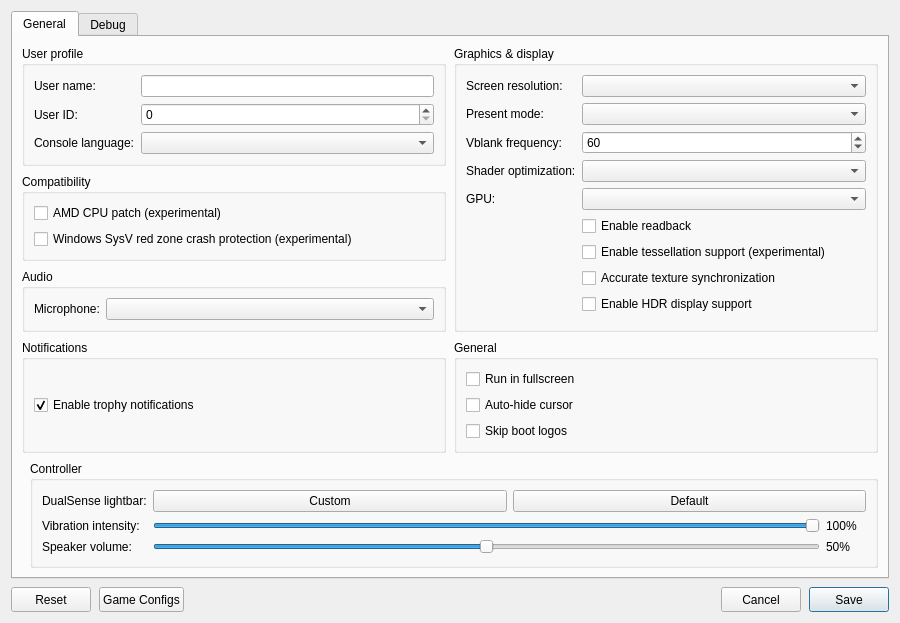
<?xml version="1.0" encoding="UTF-8"?>
<ui version="4.0">
 <class>ConfigurationEditDialog</class>
 <widget class="QDialog" name="ConfigurationEditDialog">
  <property name="geometry">
   <rect>
    <x>0</x>
    <y>0</y>
    <width>900</width>
    <height>620</height>
   </rect>
  </property>
  <property name="windowTitle">
   <string>Settings</string>
  </property>
  <property name="locale">
   <locale language="English" country="UnitedStates"/>
  </property>
  <layout class="QVBoxLayout" name="dialogLayout">
   <property name="spacing"><number>8</number></property>
   <item>
    <widget class="QTabWidget" name="settings_tabs">
     <property name="currentIndex"><number>0</number></property>
     <widget class="QWidget" name="settings_tab">
      <attribute name="title"><string>General</string></attribute>
      <layout class="QGridLayout" name="gridLayout">
       <property name="horizontalSpacing">
        <number>8</number>
       </property>
       <property name="verticalSpacing">
        <number>8</number>
       </property>
       <item row="0" column="0" colspan="2">
        <layout class="QGridLayout" name="sectionsLayout" columnstretch="1,1">
         <property name="horizontalSpacing">
          <number>8</number>
         </property>
         <property name="verticalSpacing">
          <number>8</number>
         </property>
         <item row="0" column="0">
          <widget class="QGroupBox" name="user_profile_group">
           <property name="title">
            <string>User profile</string>
           </property>
           <layout class="QFormLayout" name="userProfileLayout">
            <property name="fieldGrowthPolicy">
             <enum>QFormLayout::AllNonFixedFieldsGrow</enum>
            </property>
            <item row="0" column="0">
             <widget class="QLabel" name="label_user_name">
              <property name="text"><string>User name:</string></property>
             </widget>
            </item>
            <item row="0" column="1">
             <widget class="MandatoryLineEdit" name="lineEdit_user_name">
              <property name="toolTip"><string>Local user name exposed to games</string></property>
              <property name="clearButtonEnabled"><bool>true</bool></property>
             </widget>
            </item>
            <item row="1" column="0">
             <widget class="QLabel" name="label_user_id">
              <property name="text"><string>User ID:</string></property>
             </widget>
            </item>
            <item row="1" column="1">
             <widget class="QSpinBox" name="spinBox_user_id">
              <property name="toolTip"><string>Local user ID exposed to games</string></property>
              <property name="maximum"><number>2147483647</number></property>
             </widget>
            </item>
            <item row="2" column="0">
             <widget class="QLabel" name="label_console_language">
              <property name="text"><string>Console language:</string></property>
             </widget>
            </item>
            <item row="2" column="1">
             <widget class="QComboBox" name="comboBox_console_language">
              <property name="toolTip"><string>Language</string></property>
             </widget>
            </item>
           </layout>
          </widget>
         </item>
         <item row="2" column="0">
          <widget class="QGroupBox" name="audio_group">
           <property name="title"><string>Audio</string></property>
           <layout class="QFormLayout" name="audioLayout">
            <property name="fieldGrowthPolicy">
             <enum>QFormLayout::AllNonFixedFieldsGrow</enum>
            </property>
            <item row="0" column="0">
             <widget class="QLabel" name="label_audio_input_device">
              <property name="text"><string>Microphone:</string></property>
             </widget>
            </item>
            <item row="0" column="1">
             <widget class="QComboBox" name="comboBox_audio_input_device"/>
            </item>
           </layout>
          </widget>
         </item>
         <item row="0" column="1" rowspan="3">
          <widget class="QGroupBox" name="graphics_group">
           <property name="title">
            <string>Graphics &amp;&amp; display</string>
           </property>
           <layout class="QFormLayout" name="graphicsLayout">
            <property name="fieldGrowthPolicy">
             <enum>QFormLayout::AllNonFixedFieldsGrow</enum>
            </property>
            <item row="0" column="0">
             <widget class="QLabel" name="label_screen_resolution">
              <property name="text"><string>Screen resolution:</string></property>
             </widget>
            </item>
            <item row="0" column="1">
             <widget class="QComboBox" name="comboBox_screen_resolution">
              <property name="toolTip"><string>Window resolution</string></property>
             </widget>
            </item>
            <item row="1" column="0">
             <widget class="QLabel" name="label_present_mode">
              <property name="text"><string>Present mode:</string></property>
             </widget>
            </item>
            <item row="1" column="1">
             <widget class="QComboBox" name="comboBox_present_mode">
              <property name="toolTip"><string>Vulkan swapchain presentation mode</string></property>
             </widget>
            </item>
            <item row="2" column="0">
             <widget class="QLabel" name="label_vblank_frequency">
              <property name="text"><string>Vblank frequency:</string></property>
             </widget>
            </item>
            <item row="2" column="1">
             <widget class="QSpinBox" name="spinBox_vblank_frequency">
              <property name="toolTip"><string>Virtual display refresh rate used for frame pacing</string></property>
              <property name="minimum"><number>30</number></property>
              <property name="maximum"><number>360</number></property>
              <property name="value"><number>60</number></property>
             </widget>
            </item>
            <item row="3" column="0">
             <widget class="QLabel" name="label_shader_optimization">
              <property name="text"><string>Shader optimization:</string></property>
             </widget>
            </item>
            <item row="3" column="1">
             <widget class="QComboBox" name="comboBox_shader_optimization_type">
              <property name="toolTip"><string>Optimize shaders for code size or performance</string></property>
             </widget>
            </item>
            <item row="4" column="0">
             <widget class="QLabel" name="label_gpu">
              <property name="text"><string>GPU:</string></property>
             </widget>
            </item>
            <item row="4" column="1">
             <widget class="QComboBox" name="comboBox_gpu">
              <property name="toolTip"><string>Graphics device used by the emulator</string></property>
             </widget>
            </item>
            <item row="5" column="1">
             <widget class="QCheckBox" name="checkBox_readback">
              <property name="toolTip"><string>Read back writable linear images</string></property>
              <property name="text"><string>Enable readback</string></property>
             </widget>
            </item>
            <item row="6" column="1">
             <widget class="QCheckBox" name="checkBox_tessellation">
              <property name="toolTip"><string>Draw tessellated geometry. Disabled by default; unsupported tessellation may cause crashes.</string></property>
              <property name="text"><string>Enable tessellation support (experimental)</string></property>
             </widget>
            </item>
            <item row="7" column="1">
             <widget class="QCheckBox" name="checkBox_sync_raw_image_buffers">
              <property name="toolTip"><string>Can fix missing textures and incorrect transparency in some games. May reduce performance.</string></property>
              <property name="text"><string>Accurate texture synchronization</string></property>
             </widget>
            </item>
            <item row="8" column="1">
             <widget class="QCheckBox" name="checkBox_hdr">
              <property name="toolTip"><string>Enable HDR10 output for supported games. Requires HDR enabled on the host display.</string></property>
              <property name="text"><string>Enable HDR display support</string></property>
             </widget>
            </item>
           </layout>
          </widget>
         </item>
         <item row="3" column="0">
          <widget class="QGroupBox" name="notifications_group">
           <property name="title"><string>Notifications</string></property>
           <layout class="QVBoxLayout" name="notificationsLayout">
            <item>
             <widget class="QCheckBox" name="checkBox_trophy_notifications">
              <property name="toolTip"><string>Show trophy unlock notifications and play their sound.
    To use your own sound, replace the emulator's assets/sounds/trophy-unlock.wav with a WAV file and restart the game.</string></property>
              <property name="text"><string>Enable trophy notifications</string></property>
              <property name="checked"><bool>true</bool></property>
             </widget>
            </item>
           </layout>
          </widget>
         </item>
         <item row="3" column="1">
          <widget class="QGroupBox" name="general_group">
           <property name="title"><string>General</string></property>
           <layout class="QVBoxLayout" name="generalLayout">
            <item>
             <widget class="QCheckBox" name="checkBox_fullscreen">
              <property name="toolTip"><string>Run in borderless desktop fullscreen</string></property>
              <property name="text"><string>Run in fullscreen</string></property>
             </widget>
            </item>
            <item>
             <widget class="QCheckBox" name="checkBox_hide_cursor">
              <property name="toolTip"><string>Hide the host cursor after 2 seconds without mouse activity</string></property>
              <property name="text"><string>Auto-hide cursor</string></property>
             </widget>
            </item>
            <item>
             <widget class="QCheckBox" name="checkBox_skip_notice_screen">
              <property name="toolTip"><string>Skip startup logos and notices in supported games.</string></property>
              <property name="text"><string>Skip boot logos</string></property>
             </widget>
            </item>
           </layout>
          </widget>
         </item>
         <item row="1" column="0">
          <widget class="QGroupBox" name="compatibility_group">
           <property name="title">
            <string>Compatibility</string>
           </property>
           <layout class="QVBoxLayout" name="compatibilityLayout">
            <item>
             <widget class="QCheckBox" name="checkBox_amd_cpu">
              <property name="toolTip"><string>Patch CPU instructions that differ between AMD and the host CPU.</string></property>
              <property name="text"><string>AMD CPU patch (experimental)</string></property>
             </widget>
            </item>
            <item>
             <widget class="QCheckBox" name="checkBox_red_zone_protection">
              <property name="toolTip"><string>Helps prevent crashes in some games on Windows</string></property>
              <property name="text"><string>Windows SysV red zone crash protection (experimental)</string></property>
             </widget>
            </item>
           </layout>
          </widget>
         </item>
        </layout>
       </item>
       <item row="1" column="1">
        <widget class="QGroupBox" name="controller_group">
         <property name="title"><string>Controller</string></property>
         <layout class="QFormLayout" name="controllerLayout">
          <property name="fieldGrowthPolicy"><enum>QFormLayout::AllNonFixedFieldsGrow</enum></property>
          <item row="0" column="0">
           <widget class="QLabel" name="label_controller_color">
            <property name="text"><string>DualSense lightbar:</string></property>
           </widget>
          </item>
          <item row="0" column="1">
           <layout class="QHBoxLayout" name="controllerColorLayout">
            <item>
             <widget class="QPushButton" name="button_controller_color">
              <property name="toolTip"><string>Choose and preview a fixed LED color. Bluetooth DualSense may take several seconds to update.</string></property>
              <property name="text"><string>Custom</string></property>
             </widget>
            </item>
            <item>
             <widget class="QPushButton" name="button_controller_color_reset">
              <property name="toolTip"><string>Let the game control the lightbar</string></property>
              <property name="text"><string>Default</string></property>
             </widget>
            </item>
           </layout>
          </item>
          <item row="1" column="0">
           <widget class="QLabel" name="label_controller_vibration">
            <property name="text"><string>Vibration intensity:</string></property>
           </widget>
          </item>
          <item row="1" column="1">
           <layout class="QHBoxLayout" name="controllerVibrationLayout">
            <item>
             <widget class="QSlider" name="slider_controller_vibration">
              <property name="toolTip"><string>Scale DualSense vibration over USB and Bluetooth</string></property>
              <property name="maximum"><number>100</number></property>
              <property name="value"><number>100</number></property>
              <property name="orientation"><enum>Qt::Horizontal</enum></property>
             </widget>
            </item>
            <item>
             <widget class="QLabel" name="label_controller_vibration_value">
              <property name="minimumSize"><size><width>40</width><height>0</height></size></property>
              <property name="text"><string>100%</string></property>
             </widget>
            </item>
           </layout>
          </item>
          <item row="2" column="0">
           <widget class="QLabel" name="label_controller_volume">
            <property name="text"><string>Speaker volume:</string></property>
           </widget>
          </item>
          <item row="2" column="1">
           <layout class="QHBoxLayout" name="controllerVolumeLayout">
            <item>
             <widget class="QSlider" name="slider_controller_volume">
              <property name="toolTip"><string>Scale the DualSense speaker over USB and Bluetooth. 50% is the previous default; 100% adds 6 dB of gain.</string></property>
              <property name="maximum"><number>100</number></property>
              <property name="value"><number>50</number></property>
              <property name="orientation"><enum>Qt::Horizontal</enum></property>
             </widget>
            </item>
            <item>
             <widget class="QLabel" name="label_controller_volume_value">
              <property name="minimumSize"><size><width>40</width><height>0</height></size></property>
              <property name="text"><string>50%</string></property>
             </widget>
            </item>
           </layout>
          </item>
         </layout>
        </widget>
       </item>
      </layout>
     </widget>
     <widget class="QWidget" name="debug_tab">
      <attribute name="title"><string>Debug</string></attribute>
      <layout class="QVBoxLayout" name="debugTabLayout">
       <item>
        <widget class="QGroupBox" name="debug_group">
         <property name="title">
          <string>Debugging &amp;&amp; logs</string>
         </property>
         <layout class="QGridLayout" name="debugLayout" columnstretch="0,1,0,1">
          <property name="horizontalSpacing"><number>8</number></property>
          <property name="verticalSpacing"><number>6</number></property>
          <item row="0" column="0" colspan="2">
           <widget class="QCheckBox" name="checkBox_vulkan_validation">
            <property name="toolTip"><string>Enable Vulkan validation layers</string></property>
            <property name="text"><string>Vulkan validation</string></property>
            <property name="checked"><bool>true</bool></property>
           </widget>
          </item>
          <item row="0" column="2" colspan="2">
           <widget class="QCheckBox" name="checkBox_shader_validation">
            <property name="toolTip"><string>Validate SPIR-V binary</string></property>
            <property name="text"><string>Shader validation</string></property>
            <property name="checked"><bool>true</bool></property>
           </widget>
          </item>
          <item row="1" column="0" colspan="2">
           <widget class="QCheckBox" name="checkBox_renderdoc_capture">
            <property name="toolTip"><string>Enable RenderDoc capture</string></property>
            <property name="text"><string>RenderDoc capture</string></property>
           </widget>
          </item>
          <item row="1" column="2" colspan="2">
           <widget class="QCheckBox" name="checkBox_cmd_dump">
            <property name="toolTip"><string>Dump command buffers</string></property>
            <property name="text"><string>Command buffer dump</string></property>
           </widget>
          </item>
          <item row="2" column="0">
           <widget class="QLabel" name="label_shader_log_direction">
            <property name="text"><string>Shader logging:</string></property>
           </widget>
          </item>
          <item row="2" column="1">
           <widget class="QComboBox" name="comboBox_shader_log_direction">
            <property name="toolTip"><string>Dump shaders to file or console window. If enabled may decrease emulator performance</string></property>
           </widget>
          </item>
          <item row="2" column="2">
           <widget class="QLabel" name="label_shader_log_folder">
            <property name="text"><string>Shader log folder:</string></property>
           </widget>
          </item>
          <item row="2" column="3">
           <widget class="MandatoryLineEdit" name="lineEdit_shader_log_folder">
            <property name="toolTip"><string>Specify directory to dump shaders</string></property>
            <property name="clearButtonEnabled"><bool>true</bool></property>
           </widget>
          </item>
          <item row="3" column="0">
           <widget class="QLabel" name="label_printf_direction">
            <property name="text"><string>Printf output:</string></property>
           </widget>
          </item>
          <item row="3" column="1">
           <widget class="QComboBox" name="comboBox_printf_direction">
            <property name="toolTip"><string>Print logs to file or console window. If enabled may decrease emulator performance</string></property>
           </widget>
          </item>
          <item row="3" column="2">
           <widget class="QLabel" name="label_printf_file">
            <property name="text"><string>Printf output file:</string></property>
           </widget>
          </item>
          <item row="3" column="3">
           <widget class="MandatoryLineEdit" name="lineEdit_printf_file">
            <property name="toolTip"><string>Specify file to dump logs</string></property>
            <property name="clearButtonEnabled"><bool>true</bool></property>
           </widget>
          </item>
          <item row="4" column="0">
           <widget class="QCheckBox" name="checkBox_profiler">
            <property name="toolTip"><string>Enable the Tracy profiler. Profiling may decrease emulator performance</string></property>
            <property name="text"><string>Tracy profiler</string></property>
           </widget>
          </item>
          <item row="4" column="2">
           <widget class="QLabel" name="label_cmd_dump_folder">
            <property name="text"><string>Command buffer folder:</string></property>
           </widget>
          </item>
          <item row="4" column="3">
           <widget class="MandatoryLineEdit" name="lineEdit_cmd_dump_folder">
            <property name="toolTip"><string>Specify directory to dump command buffers</string></property>
            <property name="clearButtonEnabled"><bool>true</bool></property>
           </widget>
          </item>
         </layout>
        </widget>
       </item>
       <item>
        <spacer name="debugSpacer">
         <property name="orientation"><enum>Qt::Vertical</enum></property>
         <property name="sizeHint" stdset="0"><size><width>20</width><height>40</height></size></property>
        </spacer>
       </item>
      </layout>
     </widget>
    </widget>
   </item>
   <item>
    <layout class="QHBoxLayout" name="buttonLayout">
     <item>
     <widget class="QPushButton" name="clear_button">
       <property name="minimumSize"><size><width>80</width><height>25</height></size></property>
       <property name="text"><string>Reset</string></property>
       <property name="toolTip"><string>Restore default settings</string></property>
      </widget>
     </item>
     <item>
      <widget class="QPushButton" name="settings_button">
       <property name="minimumSize"><size><width>80</width><height>25</height></size></property>
       <property name="text"><string>Game Configs</string></property>
       <property name="toolTip"><string>Import or export game configs</string></property>
      </widget>
     </item>
     <item>
      <spacer name="buttonSpacer">
       <property name="orientation"><enum>Qt::Horizontal</enum></property>
       <property name="sizeHint" stdset="0"><size><width>40</width><height>20</height></size></property>
      </spacer>
     </item>
     <item>
      <widget class="QPushButton" name="cancel_button">
       <property name="minimumSize"><size><width>80</width><height>25</height></size></property>
       <property name="text"><string>Cancel</string></property>
      </widget>
     </item>
     <item>
      <widget class="QPushButton" name="ok_button">
       <property name="minimumSize"><size><width>80</width><height>25</height></size></property>
       <property name="text"><string>Save</string></property>
       <property name="default"><bool>true</bool></property>
      </widget>
     </item>
    </layout>
   </item>
  </layout>
 </widget>
 <customwidgets>
  <customwidget>
   <class>MandatoryLineEdit</class>
   <extends>QLineEdit</extends>
   <header>mandatoryLineEdit.h</header>
  </customwidget>
 </customwidgets>
 <resources/>
</ui>
